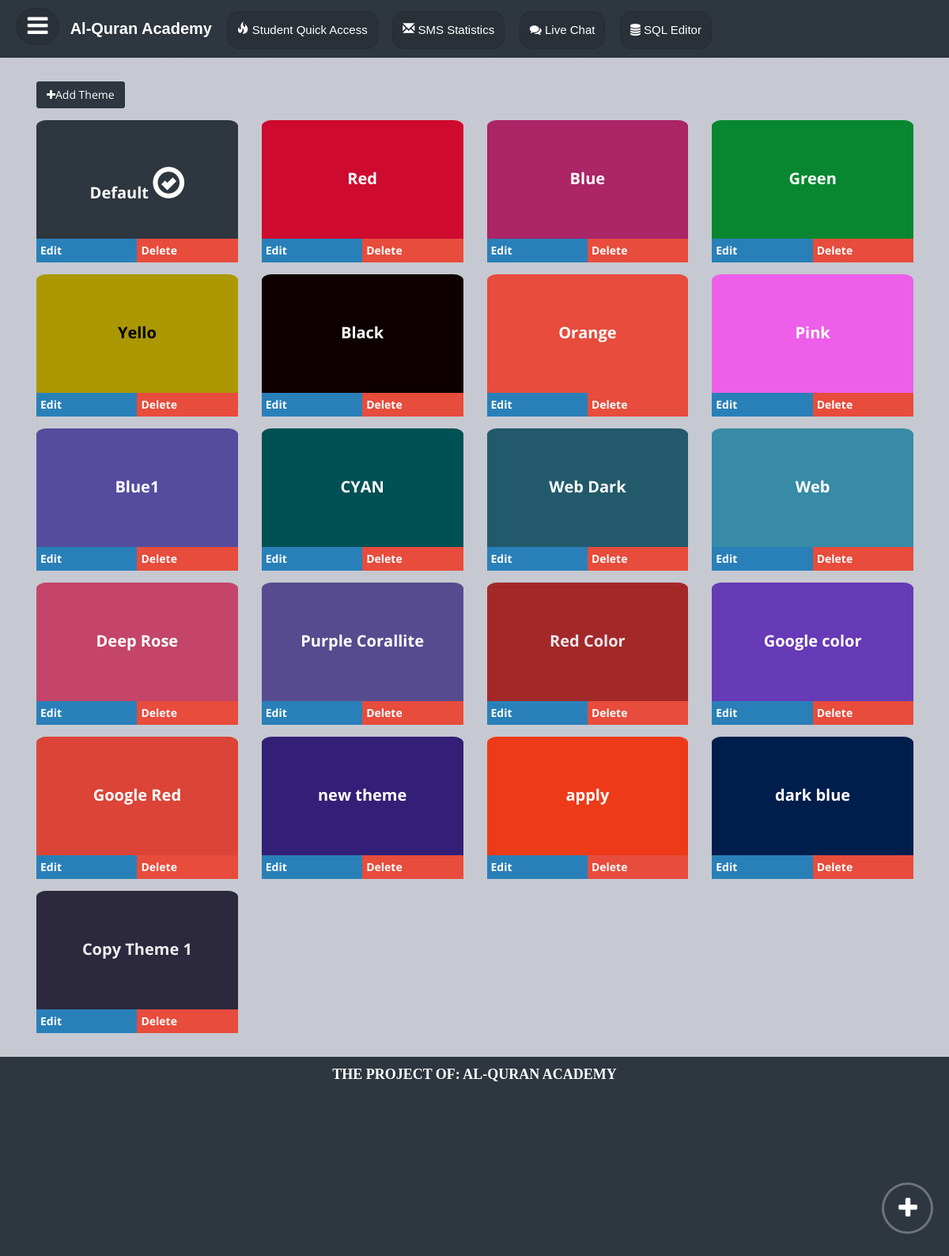
Screenshot of /theme.php (signed in) with the database file from the repository.
### tables this page shows
CREATE TABLE IF NOT EXISTS `setting` (
  `id` int(11) NOT NULL,
  `option_name` text,
  `option_value` text
);

### layout/header.php (called while the page is built)
<?php
include "layout.php";
?>

### theme.php (called while the page is built)
<?php
include "layout/header.php";
include "page/theme/theme.php";
include "layout/footer.php";
?>

### config/connect.php (called while the page is built, shortened)
<?php
class database {
 public $host=db_host;
 public $user=db_user;
 public $pass=db_pass;
 public $db=db_name;
 public $conn;
 public function __construct(){
    $this->set_institute_info();
 }
public function connection(){
     $this->conn =mysqli_connect($this->host,$this->user,$this->pass,$this->db);
     if(!$this->conn){
       echo "Conection failed";
     }
     else return 1;
}
public function select($query){
 return $this->result=mysqli_query($this->conn, $query);
}
public function set_institute_info(){
  $sql="select * from setting";
  $info=$this->get_sql_array($sql);
  $img="upload/custom_content/";
  $this->site_name=$info[0]['option_value'];
}
public function process_mysql_array($info){
  $res=array();
  $c=0;
  foreach ($info as $key => $value) {
    if($c%2==1)$res[$key]=$value;
    $c++;
  }
  return $res;
}
public function get_sql_array($sql){
  $info=array();
  $res=$this->select($sql);
  while($row=mysqli_fetch_array($res)){
      $sub=$this->process_mysql_array($row);
      array_push($info, $sub);
   }
   return $info;
}
}
?>

### layout/header_script.php (called while the page is built, shortened)
<?php
if( isset($_SESSION['user'])!="" ){
$db=new database();
include 'script/theme/theme.php';
include 'script/user/user.php';
$id=$_SESSION['user'];
$user_ob=new user($id);
$user=$user_ob->get_user_info();
$login_user=$user_ob->get_login_user();
$user_permit=$login_user['permit'];
$theme=new theme();
$theme_info=$theme->get_theme_info();
}
else{
    echo "<script>window.location.href = 'login.php';</script>";
}
?>

### script/user/user.php (called while the page is built, shortened)
<?php
class user {
public $login_user_id;
 public function __construct($id=""){
     $this->login_user_id=$id;
     $this->db=new database();
 }
 public function select($query){
   return $this->result=$this->db->select($query);
  }
public function get_user_info(){
	$info=array();
	$sql="select * from user";
	$res=$this->select($sql);
	while ($row=mysqli_fetch_array($res)) {
		$id=$row['id'];
		$sub=$this->db->process_mysql_array($row);
		$sub['photo_orginal']=$row['photo'];
		$sub['phone']='0'.$sub['phone'];
		$sub['photo']="upload/user_photo/".$sub['photo'];
		$info[$id]=$sub;
	}
	return $info;
}
public function get_login_user(){
	$info=$this->get_user_info();
	return $info[$this->login_user_id];
}
}
?>

### script/theme/theme.php (called while the page is built, shortened)
<?php
class theme {
 public function __construct(){
     $this->db=new database();
 }
 public function select($query){
   return $this->result=$this->db->select($query);
  }
  public function get_theme_info(){
    $info=array();
    $sub=array();
    $sql="select * from theme";
     $res=$this->select($sql);
     while ($row=mysqli_fetch_array($res)) {
      $id=$row['id'];
      $sub['id']=$id;
      $sub['name']=$row['name'];
      $sub['bg_color']=$row['bg_color'];
      $sub['font_color']=$row['font_color'];
      $sub['date']=$row['date'];
      $sub['added_by']=$row['added_by'];
      $info[$id]=$sub;
     }
   return $info;
  }
}
?>

### page/theme/theme.php (the view, shortened to what this page needs)
<button class="btn btn-primary" onclick="add_theme()"><i class="fa fa-plus"></i>Add Theme</button>
<div class="row" style="">
<?php
$uid=$login_user['id'];
$theme=$login_user['theme'];
foreach ($theme_info as $key => $value) {
	$bg_color=$value['bg_color'];
	$font_color=$value['font_color'];
	$name=$value['name'];
	$id=$value['id'];
?>
<form action="" method="post">
	<div class="col-md-3 col-sm-3" style="margin-top: 15px; margin-right: 0px;">
		<div class="theme">
			<div class="header_theme" style="background-color: <?php echo "$bg_color"; ?>; color: <?php echo "$font_color"; ?>"onclick="fun(<?php echo "$uid,$id"; ?>)" >
			<center>
			<?php echo "$name"; ?>
			<?php
           if($theme==$id){
           	?>
           	<span style="font-size: 40px" class="glyphicon glyphicon-ok-circle" aria-hidden="true"></span>
           <?php
			}
			?>
		</center>
			</div>
			<div class="col-md-6 col-sm-6 edit" onclick="edit_theme(<?php echo "$id"; ?>)">Edit</div>
			<div class="col-md-6 col-sm-6 delete">Delete</div>
		</div>
	</div>
</form>
<?php } ?>
</div>

### layout/layout_style.php (shortened to what this page needs)
<?php
include "header_script.php";
?>
<!doctype html>
<html lang="en"><head>
    <?php include 'header_lib.php'; ?>
    <link rel="stylesheet" type="text/css" href="style/stylesheets/theme.css">
</head>
<body class="theme-blue">

### layout/header_lib.php (shortened to what this page needs)
<link rel="stylesheet" type="text/css" href="style/lib/bootstrap/css/bootstrap.css">
<link rel="stylesheet" href="style/lib/font-awesome/css/font-awesome.css">
<link rel="stylesheet" type="text/css" href="http://cdn.datatables.net/plug-ins/3cfcc339e89/integration/bootstrap/3/dataTables.bootstrap.css">
<link rel="stylesheet" type="text/css" href="style/stylesheets/money_recept.css">
<link rel="stylesheet" type="text/css" href="style/css/table.css">

### layout/nev_bar.php (shortened to what this page needs)
<?php
$permit_role=($role<=5)?"techserm":"ins";
$chat_due=$chat->get_chat_last_list($permit_role);
$chat_due=($chat_due==0)?"":"($chat_due)";
?>
 <div class="navbar navbar-default" role="navigation" style="position: auto; border-width: 0px 0px 1px 0px; border-color: rgba(0,0,0,0.2); padding: 10px;" >
        <div class="navbar-headerr"  style="position: auto; border-width: 0px;">
        <ul class="nav navbar-nav navbar-left">
          <span onclick="action_side_bar()" class="sidebar-toggle-action">
          <button  class="btn_nav_toggle"><i class="fa fa-bars" id="icon_div"></i></button>
          </span>
          <a class="" href="index.php"><span class="navbar-brand"  style="color:var(--font-color)"><font class="logo_title"> <?php echo $db->site_name; ?></font></span></a>
          <span class="nev_bar_button_area">
           <button onclick="student_info_nav_bar()" class="btn_tab" style="margin-left: 15px;"><span class="glyphicon glyphicon-fire"></span> Student Quick Access</button>
           <button onclick="sms_state_nav()" class="btn_tab" style="margin-left: 15px;"><span class="glyphicon glyphicon-envelope"></span> SMS Statistics</button>
           <button onclick="live_chat_nav()" class="btn_tab" style="margin-left: 15px;"><i class="fa fa-comments"></i> Live Chat <b><?php echo "$chat_due"; ?></b></button>
           <button onclick="sql_editor()" class="btn_tab" style="margin-left: 15px;"><span class="fa fa-database"></span> SQL Editor</button>
          </span>
        </ul>
        </div>
</div>
<link rel="stylesheet" type="text/css" href="style/css/nav_bar.css">

### layout/side_bar.php (shortened to what this page needs)
<div style="background-color: #ffffff; height: 100%; position: absolute;">
    <div class="sidebar-nav" style="">
        <?php
$user_name=$login_user['uname'];
$user_email=$login_user['email'];
$id=$login_user['id'];
$user_name=$id_card->make_string($user_name,20);
$user_email=$id_card->make_string($user_email,20);
?>
            <ul class="side_bar_ul">
                <li class="side-user" style="">
                    <div class="user-head">
                        <div>
                            <a class="inbox-avatar" style="border-radius: 0%" href="user_info.php?user_id=<?php echo " $id "; ?>">
    </a>
                            <div class="user-name" style="">
                                <h5><a href="user_info.php?user_id=<?php echo "$id"; ?>"><?php echo "$user_name"; ?></a></h5>
                                <span><a href="user_info.php?user_id=<?php echo "$id"; ?>"><?php echo "$user_email"; ?></a></span>
                            </div>
                        </div>
                    </div>
                </li>
                <li><a href="index.php" class="nav-header"><i class="fa fa-fw fa-dashboard side_bar_icon"></i> Dashboard</a></li>
                <li><a href="javascript:void(0)" data-target=".legal-menu_s" class="nav-header collapsed" data-toggle="collapse"><i class="fa fa-mortar-board side_bar_icon"></i> Students<i class="fa fa-collapse"></i></a></li>
                <?php if($user_permit<8){ ?>
                    <li><a href="batch_list.php" class="nav-header"><i class="fa fa-outdent  side_bar_icon"></i> Batch</a></li>
                    <li><a href="program_list.php" class="nav-header"><i class="fa fa-renren side_bar_icon"></i> Program</a></li>
                    <li><a href="subject_list.php" class="nav-header"><i class="fa fa-fw fa-book side_bar_icon"></i> Subject</a></li>
                    <li><a href="javascript:void(0)" data-target=".result" class="nav-header collapsed" data-toggle="collapse"><i class="fa fa-th-list side_bar_icon"></i> Exam<i class="fa fa-collapse"></i></a></li>
                    <li><a href="javascript:void(0)" data-target=".notice" class="nav-header collapsed" data-toggle="collapse"><i class="fa fa-bullhorn side_bar_icon"></i> Notice<i class="fa fa-collapse"></i></a></li>
                    <li><a href="javascript:void(0)" data-target=".user" class="nav-header collapsed" data-toggle="collapse"><i class="fa fa-fw fa-user side_bar_icon"></i> User<i class="fa fa-collapse"></i></a></li>
                    <li><a href="javascript:void(0)" data-target=".account" class="nav-header collapsed" data-toggle="collapse"><i class="fa fa-rupee side_bar_icon"></i> Account<i class="fa fa-collapse"></i></a></li>
                    <li><a href="javascript:void(0)" data-target=".report" class="nav-header collapsed" data-toggle="collapse"><i class="fa fa-file-text-o side_bar_icon"></i> Report<i class="fa fa-collapse"></i></a></li>
                    <li><a href="javascript:void(0)" data-target=".sms" class="nav-header collapsed" data-toggle="collapse"><i class="fa fa-envelope-o side_bar_icon"></i> SMS<i class="fa fa-collapse"></i></a></li>
                    <li><a href="javascript:void(0)" data-target=".setting" class="nav-header collapsed" data-toggle="collapse"><i class="fa fa-cogs side_bar_icon"></i> Setting<i class="fa fa-collapse"></i></a></li>
                    <?php } ?>
            </ul>
    </div>
</div>

### layout/layout.php (shortened to what this page needs)
<?php
include "layout_style.php";
include "nev_bar.php";
include "side_bar.php";
?>
<div id="content" class="content">
	<div class="main-content" style="padding-bottom: 30px;margin-top: 15px;" >
		<?php
  			include "bubble.php";
 		?>

### layout/bubble.php (shortened to what this page needs)
<div class="containerr" style="">
	<div class="row" style="">
		        <div id="inbox" >
          <div style="position: fixed;" class="fab btn-group show-on-hover dropup">
          <div data-toggle="tooltip" data-placement="left" title="Select Option" style="margin-left: 42px;">
          <button type="button" class="btn btn-danger btn-io dropdown-toggle" data-toggle="dropdown"  style="">
            <span class="fa-stack fa-2x">
                <i class="fa fa-circle fa-stack-2x fab-backdrop"></i>
                <i class="fa fa-plus fa-stack-1x fa-inverse fab-primary"></i>
            </span>
          </button></div>
        </div>
        </div>
	</div>
</div>

### layout/footer.php (shortened to what this page needs)
</div>
</div>
<div class="footer-style custom_footer">
                <center>THE PROJECT OF: AL-QURAN ACADEMY</center>
</div>
</body></html>

### style/stylesheets/theme.css (style rules this page uses)
body { background: var(--bg-color); background-position: initial initial; background-repeat: initial initial; margin: 0px; padding: 0px; }
body, h1, h2, h3, h4, h5, h6, p, a, .h1, .h2, .h3, .h4, .h5, .h6 { font-family: 'Open Sans', helvetica, arial, sans-serif; }
.navbar { -webkit-box-shadow: 0px 0px 3px var(--bg-color); -moz-box-shadow: 0px 0px 3px var(--bg-color); box-shadow: 0px 0px 3px var(--bg-color); padding: 0em 1em; margin: 0px; -webkit-border-radius: 0px; -moz-border-radius: 0px; border-radius: 0px; -moz-background-clip: padding; -webkit-background-clip: padding-box; background-clip: padding-box; border: 0px; border-bottom: none; color: var(--font-color); }
.content { padding: 15px 45px 0px 45px; position: relative; }
.content,.content_with_sidebar { min-height: 800px; background: #C6C9D1; border-left: 1px solid #cccccc; transition: 0.6s; }
.btn { -webkit-border-radius: 3px; -moz-border-radius: 3px; border-radius: 3px; }
.btn-primary { background-color: var(--bg-color); background-image: -webkit-gradient(linear, 0 0, 0 100%, from(var(--bg-color)), to(var(--bg-color))); border: 1px solid var(--bg-color); font-weight: normal; }
.btn-danger { background-color: var(--bg-color); background-image: -webkit-gradient(linear, 0 0, 0 100%, from(var(--bg-color)), to(var(--bg-color))); border: 1px solid var(--bg-color); font-weight: normal; }
.theme-blue .navbar { background: var(--bg-color); border-width: 1px; border-style: dotted; border-color: #1F262D; color: #000000; padding: 5px; }

### style/css/nav_bar.css (style rules this page uses)
.dropdown-toggle { background-color: rgba(0,0,0.1,0.1)!important; color: var(--font-color)!important; padding: 12px; border-radius: 15px; margin-left: 5px; border: 1px solid rgba(0,0,0.1,0.1); font-size: 15px; font-family: "Trebuchet MS", Helvetica, sans-serif; }
.btn_nav_toggle { background-color: rgba(0,0,0.1,0.1); color: var(--font-color); width: 55px; height: 47px; border-radius: 120px; margin-left: 5px; border: 1px solid rgba(0,0,0.1,0.1); font-size: 30px; font-family: "Trebuchet MS", Helvetica, sans-serif; }
.btn_tab { background-color: rgba(0,0,0.1,0.1); color: var(--font-color); padding: 12px; border-radius: 15px; margin-left: 5px; border: 1px solid rgba(0,0,0.1,0.1); font-size: 15px; font-family: "Trebuchet MS", Helvetica, sans-serif; }
.logo_title { font-family: Verdana, Geneva, sans-serif ; }

### style/stylesheets/custom.css (style rules this page uses)
.footer-style { background-color: var(--bg-color); padding: 15px; font-family: sans-serif; font-size: 15px; color: var(--font-color); }
.sidebar-toggle-action { color: var(--font-color); font-size: 28px; display: inline-block; padding-left: 5px; cursor: pointer; transition: 0.5s; }
.user-head .inbox-avatar { float: left; width: 65px; }
.user-head .user-name { display: inline-block; margin: 0 0 0 0px; }
.user-head .user-name h5 { font-size: 14px; font-weight: 300; margin-bottom: 0; margin-top: 15px; }
.user-head .user-name h5 a { color: #fff; }
.user-head .user-name span a { color: #87e2e7; font-size: 12px; }
.side-user { display: block; width: 100%; padding: 15px; border-top: none !important; border-bottom: 1px solid rgba(0,0,0,0.1); text-align: center; height: 90px; overflow: hidden; }
.sidebar-nav { width: 240px; position: absolute; overflow: hidden; float: left; border-top: none; border-left: none; margin: 0em; }
.sidebar-nav ul { list-style: none; padding-left: 0px; overflow: hidden; }
.sidebar-nav .nav-header { border-bottom: 1px solid rgba(0,0,0,0.1); background: var(--bg-color); border-left: 0px; color: var(--font-color); display: block; font-weight: normal; font-size: 1em; line-height: 2.6em; padding: .50em .5em .5em 1em; margin-bottom: 0px; text-transform: none; }

### layout/side_bar.php (style rules this page uses)
.side_bar_ul a { text-decoration: none; }
.side_bar_ul { color: var(--font-color); opacity: 0.9; }

### page/theme/theme_list.php (style rules this page uses)
.header_theme { height: 150px; padding-top: 60px; font-weight: bold; cursor: pointer; font-size: 20px; border-radius: 100%; }
.edit { background-color: #2980b9; }
.delete { background-color: #e74c3c; }
.edit,.delete,.active { padding: 5px; cursor: pointer; font-weight: bold; color: #ffffff; }

### layout/bubble.php (style rules this page uses)
.fab { cursor: pointer; }
.fab-backdrop { color: rgba(255, 255, 255, 0); }
.fab-primary, .fab-secondary { transition: all 0.35s ease-in-out; }
#inbox .show-on-hover { position: absolute; bottom: 40px; right: 20px; }
#inbox .btn-io { height: 65px; width: 65px; padding: 0 !important; border: 3px solid rgba(255,255,255,0.3); border-radius: 100%; }

### layout/footer.php (style rules this page uses)
.custom_footer { padding: 10px!important; font-weight: bold; font-size: 18px; font-family: "Palatino Linotype", "Book Antiqua", Palatino, serif; }

### rows the page displays
setting: option_value "Al-Quran Academy"
theme: name "Default"
theme: name "Red"
theme: name "Blue"
theme: name "Green"
theme: name "Yello"
theme: name "Black"
theme: name "Orange"
theme: name "Pink"
theme: name "Blue1"
theme: name "CYAN"
theme: name "Web Dark"
theme: name "Web"
theme: name "Deep Rose"
theme: name "Purple Corallite"
theme: name "Red Color"
theme: name "Google color"
theme: name "Google Red"
theme: name "new theme"
theme: name "apply"
theme: name "dark blue"
theme: name "Copy Theme 1"
